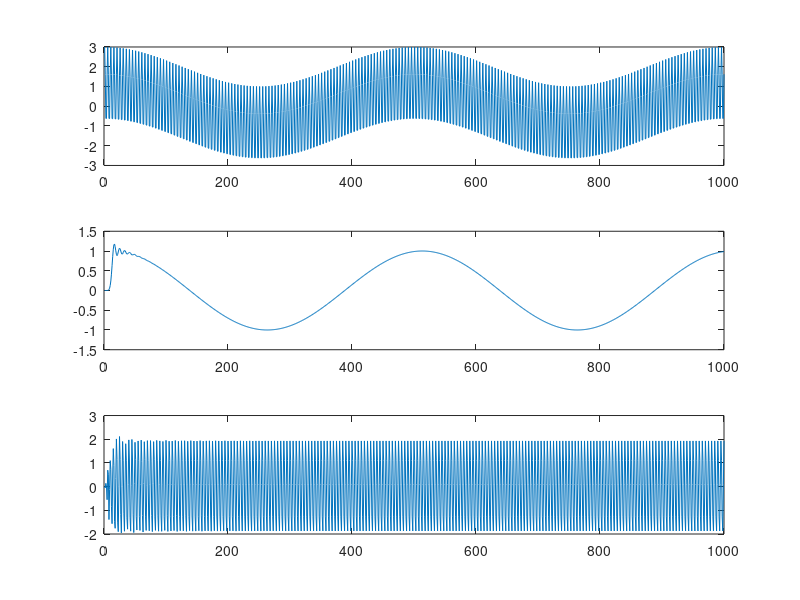

Here is the MATLAB script that generated this plot:
clear all;clc;
%%
%Part2
%(a)

TS=0.002;
f1=100;
M=1000;
n=1:M;
xn=zeros(1,M);

for j=1:M
    xn(j)=cos(2*pi*(j-1)*TS)+2*cos(2*pi*f1*(j-1)*TS);
end

figure
subplot(3,1,1),plot(n,xn)

%%
%(b)
L=16;
fc=0.25;
[b1,a1]=butter(L,fc,'low');
[H,w]=freqz(b1,a1,M);
yn1=filter(b1,a1,xn);
subplot(3,1,2),plot(n,yn1)

%%
%(c)
L=16;
fc=[0.3,0.95];
[b2,a2]=butter(L,fc,'bandpass');
[H,w]=freqz(b2,a2,M);
yn2=filter(b2,a2,xn);
subplot(3,1,3),plot(n,yn2)
